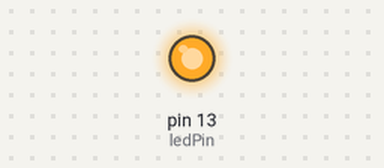
Recording of a sketch running on a simulated Arduino Uno, built with avr-gcc and run on an emulated ATmega328P. Shown: output pins drawn as LEDs (lit = HIGH).

Above: at 9.8 s.
At 12.3 s:
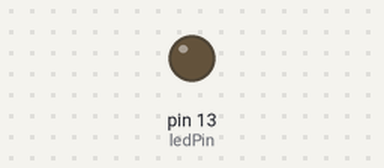
Timing chart, 0 to 18.0 s (numbered marks = the images above):
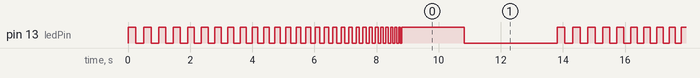

Measured:
- by itself, pin 13 (ledPin): moves between LOW and HIGH, repeating every 13.8 s
- by itself, everything shown: repeats every 13.8 s, in 60 steps

The sketch:

blinkWith3secDelay.ino
```cpp
int ledPin = 13;
int delayPeriod = 250;

void setup()
{
  pinMode(ledPin, OUTPUT);
}

void loop()
{
  static int count = 0;
  digitalWrite(ledPin, HIGH);
  delay(delayPeriod - count*7);
  digitalWrite(ledPin, LOW);
  delay(delayPeriod - count*7);
  count ++;
  if (count == 29)
  {
    count++;
    digitalWrite(ledPin, HIGH);
    delay(2000);
    digitalWrite(ledPin, LOW);
  }
  if (count == 30)
  {
    count = 0;
    delay(3000);
  }
}
```
